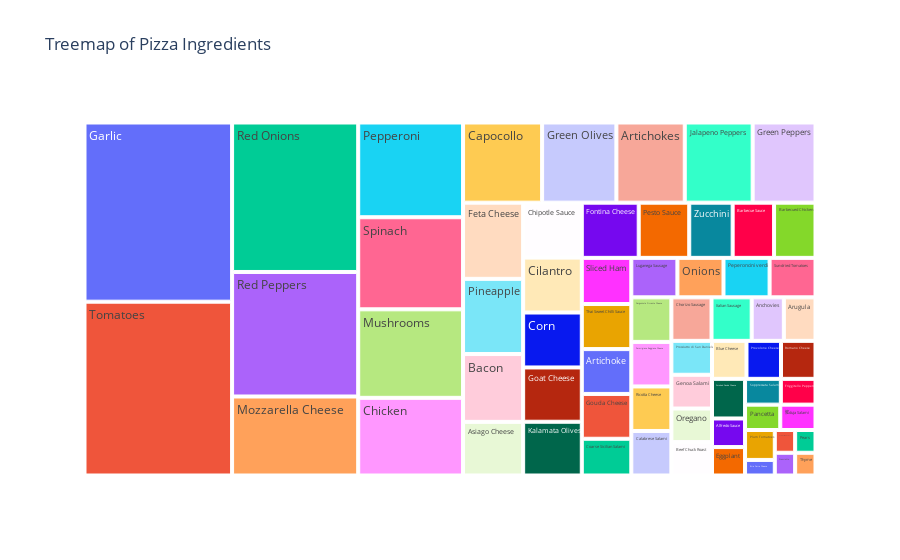

Source (notebook cell):
### Code cell
fig = px.treemap(ingredient_df, 
                 path=['ingredient'], 
                 values='count', 
                 title='Treemap of Pizza Ingredients')
fig.show()

### Figure 1 — Plotly figure (JSON) as saved in the notebook; plotly's stock layout.template omitted (floating-point values rounded to 4 significant figures)
{"data": [{"branchvalues": "total", "domain": {"x": [0, 1], "y": [0, 1]}, "hovertemplate": "labels=%{label}<br>count=%{value}<br>parent=%{parent}<br>id=%{id}<extra></extra>", "ids": ["Alfredo Sauce", "Anchovies", "Artichoke", "Artichokes", "Arugula", "Asiago Cheese", "Bacon", "Barbecue Sauce", "Barbecued Chicken", "Beef Chuck Roast", "Blue Cheese", "Brie Carre Cheese", "Calabrese Salami", "Capocollo", "Caramelized Onions", "Chicken", "Chipotle Sauce", "Chorizo Sausage", "Cilantro", "Coarse Sicilian Salami", "Corn", "Eggplant", "Feta Cheese", "Fontina Cheese", "Friggitello Peppers", "Garlic", "Genoa Salami", "Goat Cheese", "Gorgonzola Piccante Cheese", "Gouda Cheese", "Green Olives", "Green Peppers", "Italian Sausage", "Jalapeno Peppers", "Kalamata Olives", "Luganega Sausage", "Mozzarella Cheese", "Mushrooms", "Onions", "Oregano", "Pancetta", "Parmigiano Reggiano Cheese", "Pears", "Peperoncini verdi", "Pepperoni", "Pesto Sauce", "Pineapple", "Plum Tomatoes", "Prosciutto", "Prosciutto di San Daniele", "Provolone Cheese", "Red Onions", "Red Peppers", "Ricotta Cheese", "Romano Cheese", "Sliced Ham", "Smoked Gouda Cheese", "Soppressata Salami", "Spinach", "Sun-dried Tomatoes", "Thai Sweet Chilli Sauce", "Thyme", "Tomatoes", "Zucchini", "慛duja Salami"], "labels": ["Alfredo Sauce", "Anchovies", "Artichoke", "Artichokes", "Arugula", "Asiago Cheese", "Bacon", "Barbecue Sauce", "Barbecued Chicken", "Beef Chuck Roast", "Blue Cheese", "Brie Carre Cheese", "Calabrese Salami", "Capocollo", "Caramelized Onions", "Chicken", "Chipotle Sauce", "Chorizo Sausage", "Cilantro", "Coarse Sicilian Salami", "Corn", "Eggplant", "Feta Cheese", "Fontina Cheese", "Friggitello Peppers", "Garlic", "Genoa Salami", "Goat Cheese", "Gorgonzola Piccante Cheese", "Gouda Cheese", "Green Olives", "Green Peppers", "Italian Sausage", "Jalapeno Peppers", "Kalamata Olives", "Luganega Sausage", "Mozzarella Cheese", "Mushrooms", "Onions", "Oregano", "Pancetta", "Parmigiano Reggiano Cheese", "Pears", "Peperoncini verdi", "Pepperoni", "Pesto Sauce", "Pineapple", "Plum Tomatoes", "Prosciutto", "Prosciutto di San Daniele", "Provolone Cheese", "Red Onions", "Red Peppers", "Ricotta Cheese", "Romano Cheese", "Sliced Ham", "Smoked Gouda Cheese", "Soppressata Salami", "Spinach", "Sun-dried Tomatoes", "Thai Sweet Chilli Sauce", "Thyme", "Tomatoes", "Zucchini", "慛duja Salami"], "name": "", "parents": ["", "", "", "", "", "", "", "", "", "", "", "", "", "", "", "", "", "", "", "", "", "", "", "", "", "", "", "", "", "", "", "", "", "", "", "", "", "", "", "", "", "", "", "", "", "", "", "", "", "", "", "", "", "", "", "", "", "", "", "", "", "", "", "", ""], "type": "treemap", "values": [980, 1451, 2302, 5682, 1428, 3342, 4227, 2372, 2372, 1406, 1359, 480, 1849, 6572, 480, 8443, 3341, 1811, 3341, 1887, 3341, 975, 4748, 3259, 927, 27422, 1422, 3301, 1850, 2302, 6174, 5224, 1811, 5643, 3269, 1887, 10333, 9624, 1887, 1414, 927, 1850, 480, 1887, 10300, 2893, 4685, 923, 480, 1428, 1359, 19547, 16284, 1850, 1359, 2370, 1359, 957, 10012, 1880, 2315, 480, 26601, 2485, 927]}], "layout": {"legend": {"tracegroupgap": 0}, "title": {"text": "Treemap of Pizza Ingredients"}}}
